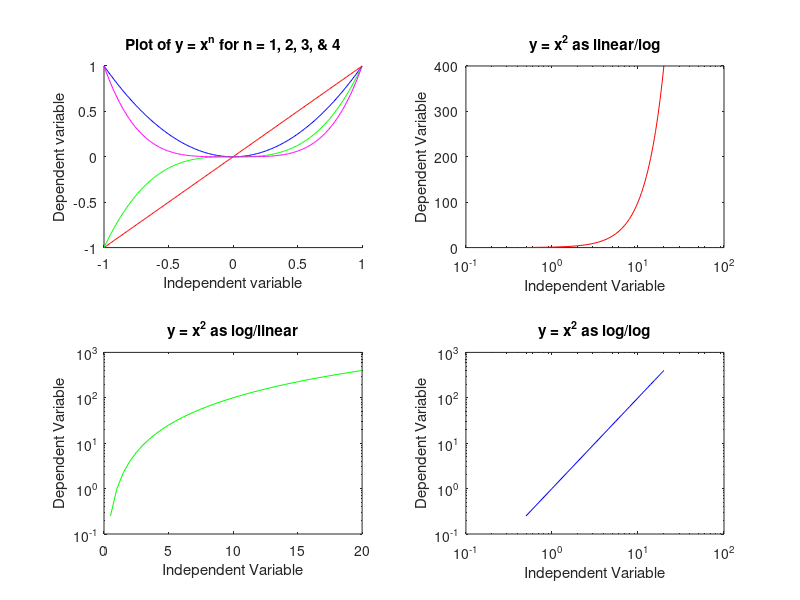

The MATLAB script that drew this image:
% Week 3 - Plots handout

color = input('What color would you like to use for the 2nd/3rd/4th graphs (k,r,g): ','s');

subplot(2,2,1)
hold on
x = -1:0.01:1;
plot(x, x, 'r');
plot(x, x.^2, 'b');
plot(x, x.^3, 'g');
plot(x, x.^4, 'm');
title('Plot of y = x^n for n = 1, 2, 3, & 4');
xlabel('Independent variable');
ylabel('Dependent variable');
hold off


subplot(2,2,2)
x2 = 0:0.5:20;
semilogx(x2, x2.^2, 'r');
title('y = x^2 as linear/log');
xlabel('Independent Variable');
ylabel('Dependent Variable');

subplot(2,2,3)
x3 = 0:0.5:20;
semilogy(x3, x3.^2, 'g');
title('y = x^2 as log/linear');
xlabel('Independent Variable');
ylabel('Dependent Variable');

subplot(2,2,4)
x4 = 0:0.5:20;
loglog(x4, x4.^2, 'b');
title('y = x^2 as log/log');
xlabel('Independent Variable');
ylabel('Dependent Variable');

